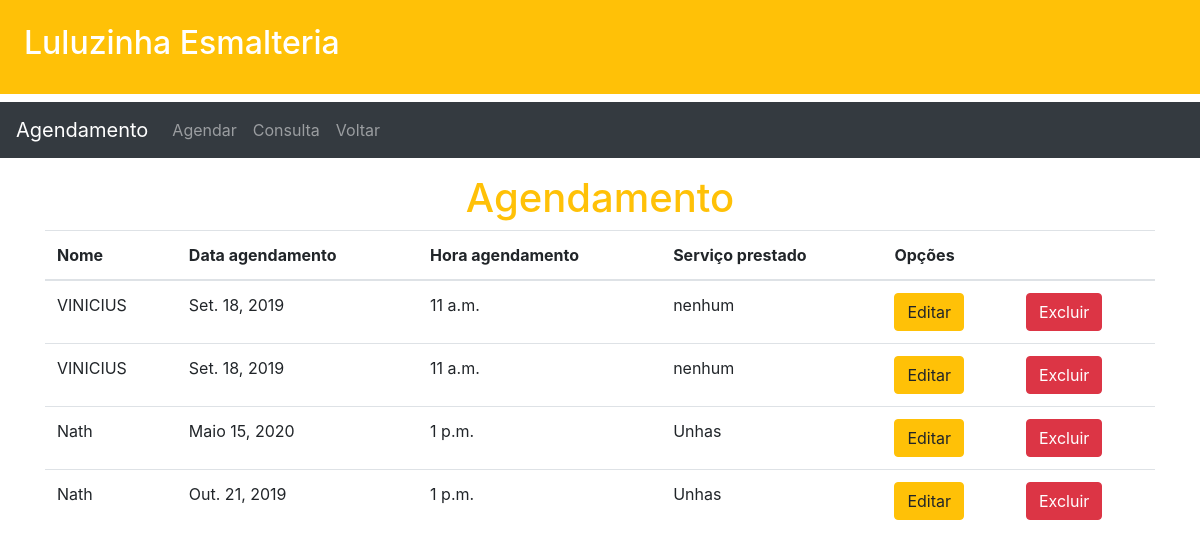
The app's page /agendamento/ (signed in) with its own data.
### agendamento/models.py (models this page shows, shortened)
class Agendamento(models.Model):
    nome = models.CharField(max_length=250)
    dt_agendamento = models.DateField(default='1900-01-01')
    hora_agendamento = models.TimeField(default='00:00:00')
    servico_prestado= models.CharField(max_length=250)

### agendamento/views.py (the view)
# urls.py: path('',lista_de_agendamento,name='lista_de_agendamento'),
def lista_de_agendamento(request):
    agendamento = Agendamento.objects.all().order_by('-id')
    return render(request,"agenda/lista_de_agendamento.html",{'agendamento':agendamento})

### core/templates/agenda/lista_de_agendamento.html
{% extends 'baseAgendamento.html' %}
{% block content %}
<div class="container">
<div class="text-center">
<h1 class="text-warning">Agendamento</h1>
</div>
<table class="table table-head">
    <thead>
        <tr>
            <th>Nome</th>
            <th>Data agendamento</th>
            <th>Hora agendamento</th>
            <th>Serviço prestado</th>
            {% if user.is_authenticated %}
            <th>Opções</th>
            <th></th>
            {% endif %}
        </tr>
    </thead>
    <tbody>
        {% for agendamento in agendamento %}
        <tr>
            <td>{{ agendamento.nome }}</td>
            <td>{{ agendamento.dt_agendamento }}</td>
            <td>{{ agendamento.hora_agendamento }}</td>
            <td>{{ agendamento.servico_prestado }}</td>
            {% if user.is_authenticated %}
            <td><a href="agenda/editar_agendamento/{{ agendamento.id }}" class="btn btn-warning">Editar</a></td>
            <td><a href="agenda/remover_agendamento/{{ agendamento.id }}" class="btn btn-danger">Excluir</a></td>
            {% endif %}
        </tr>
        {% endfor %}
    </tbody>
</table>
</div>
{% endblock content %}

### records on screen
Agendamento: nome "VINICIUS", dt_agendamento "Set. 18, 2019", hora_agendamento "11 a.m.", servico_prestado "nenhum"
Agendamento: nome "VINICIUS", dt_agendamento "Set. 18, 2019", hora_agendamento "11 a.m.", servico_prestado "nenhum"
Agendamento: nome "Nath", dt_agendamento "Maio 15, 2020", hora_agendamento "1 p.m.", servico_prestado "Unhas"
Agendamento: nome "Nath", dt_agendamento "Out. 21, 2019", hora_agendamento "1 p.m.", servico_prestado "Unhas"
